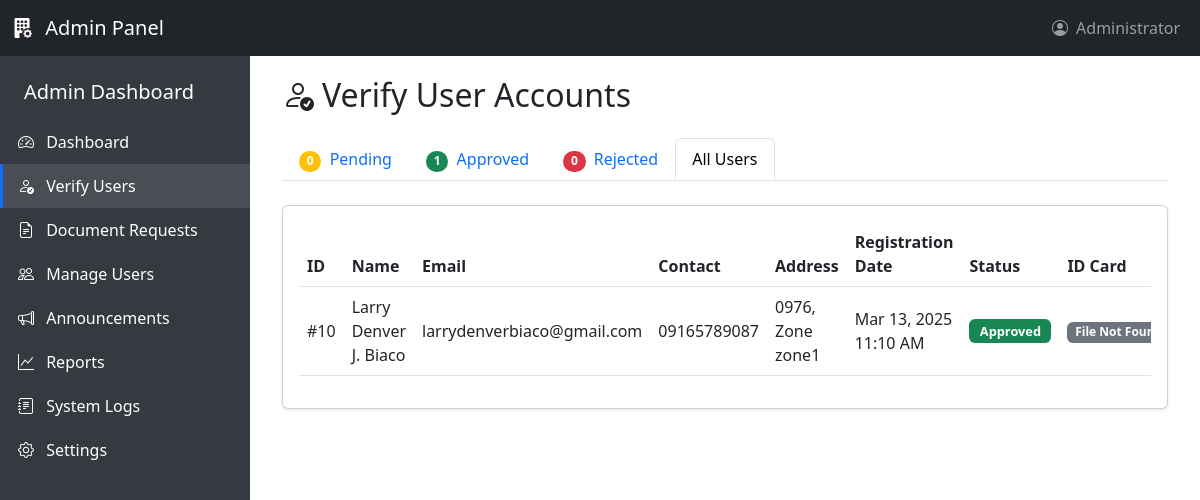
The page /Admin/view/verify-users.php?status=all on the database its author committed.
### tables this page shows
CREATE TABLE `users` (
  `user_id` int(11) NOT NULL,
  `email` varchar(100) NOT NULL,
  `password` varchar(255) NOT NULL,
  `first_name` varchar(50) NOT NULL,
  `middle_name` varchar(50) DEFAULT NULL,
  `last_name` varchar(50) NOT NULL,
  `birthday` date NOT NULL,
  `gender` enum('male','female','other') NOT NULL,
  `contact_number` varchar(15) NOT NULL,
  `zone` varchar(20) NOT NULL,
  `house_number` varchar(50) NOT NULL,
  `id_path` varchar(255) NOT NULL,
  `user_type` enum('resident','staff','admin') NOT NULL DEFAULT 'resident',
  `status` enum('active','inactive','pending') NOT NULL DEFAULT 'pending',
  `created_at` timestamp NOT NULL DEFAULT current_timestamp(),
  `updated_at` timestamp NOT NULL DEFAULT current_timestamp() ON UPDATE current_timestamp(),
  `profile_pic` varchar(255) DEFAULT NULL
);

### Admin/view/verify-users.php (the view, shortened to what this page needs)
<?php
$servername = "localhost";
$username = "root";
$password = "";
$dbname = "barangay_request_system";
$users = [];
$conn = new mysqli($servername, $username, $password, $dbname);
if ($conn->connect_error) {
    $showAlert = true;
    $alertType = "danger";
    $alertMessage = "Database connection failed: " . $conn->connect_error;
} else {
    $statusFilter = isset($_GET['status']) ? $_GET['status'] : 'pending';
    if ($statusFilter == 'all') {
        $stmt = $conn->prepare("SELECT user_id, email, first_name, middle_name, last_name,
                              contact_number, zone, house_number, id_path, status, created_at
                              FROM users WHERE user_type = 'resident' ORDER BY created_at DESC");
    } else {
        $stmt = $conn->prepare("SELECT user_id, email, first_name, middle_name, last_name,
                              contact_number, zone, house_number, id_path, status, created_at
                              FROM users WHERE user_type = 'resident' AND status = ? ORDER BY created_at DESC");
        $stmt->bind_param("s", $statusFilter);
    }
    $stmt->execute();
    $result = $stmt->get_result();
    while ($row = $result->fetch_assoc()) {
        $users[] = $row;
    }
}
?>
<!DOCTYPE html>
<html lang="en">
<head>
    <link href="https://cdnjs.cloudflare.com/ajax/libs/bootstrap/5.3.0/css/bootstrap.min.css" rel="stylesheet">
    <link rel="stylesheet" href="https://cdnjs.cloudflare.com/ajax/libs/bootstrap-icons/1.10.5/font/bootstrap-icons.min.css">
</head>
<body>
    <nav class="navbar navbar-expand-lg navbar-dark bg-dark fixed-top">
        <div class="container-fluid">
            <a class="navbar-brand" href="#">
                <i class="bi bi-building-fill-gear me-2"></i>
                Admin Panel
            </a>
            <div class="collapse navbar-collapse" id="navbarNav">
                <ul class="navbar-nav ms-auto">
                    <li class="nav-item">
                        <a class="nav-link" href="#">
                            <i class="bi bi-person-circle me-1"></i>
                            Administrator
                        </a>
                    </li>
                </ul>
            </div>
        </div>
    </nav>
    <div class="sidebar">
        <div class="pt-2 pb-4">
            <div class="px-4 py-3">
                <h5 class="mb-0">Admin Dashboard</h5>
            </div>
            <a href="../../admin.php" class="d-block text-decoration-none text-white sidebar-item">
                <i class="bi bi-speedometer2 me-2"></i> Dashboard
            </a>
            <a href="verify-users.php" class="d-block text-decoration-none text-white sidebar-item active">
                <i class="bi bi-person-check me-2"></i> Verify Users
            </a>
            <a href="document-requests.php" class="d-block text-decoration-none text-white sidebar-item">
                <i class="bi bi-file-earmark-text me-2"></i> Document Requests
            </a>
            <a href="manage-users.php" class="d-block text-decoration-none text-white sidebar-item">
                <i class="bi bi-people me-2"></i> Manage Users
            </a>
            <a href="announcements.php" class="d-block text-decoration-none text-white sidebar-item">
                <i class="bi bi-megaphone me-2"></i> Announcements
            </a>
            <a href="reports.php" class="d-block text-decoration-none text-white sidebar-item">
                <i class="bi bi-graph-up me-2"></i> Reports
            </a>
            <a href="system-logs.php" class="d-block text-decoration-none text-white sidebar-item">
                <i class="bi bi-journal-text me-2"></i> System Logs
            </a>
            <a href="settings.php" class="d-block text-decoration-none text-white sidebar-item">
                <i class="bi bi-gear me-2"></i> Settings
            </a>
        </div>
    </div>
    <div class="main-content">
        <div class="container-fluid">
            <h2 class="mb-4"><i class="bi bi-person-check me-2"></i>Verify User Accounts</h2>
            <ul class="nav nav-tabs mb-4">
                <li class="nav-item">
                    <a class="nav-link <?php echo (!isset($_GET['status']) || $_GET['status'] == 'pending') ? 'active' : ''; ?>" href="?status=pending">
                        <span class="badge bg-warning rounded-pill me-1"><?php echo count(array_filter($users, function($u) { return $u['status'] == 'pending'; })); ?></span>
                        Pending
                    </a>
                </li>
                <li class="nav-item">
                    <a class="nav-link <?php echo (isset($_GET['status']) && $_GET['status'] == 'active') ? 'active' : ''; ?>" href="?status=active">
                        <span class="badge bg-success rounded-pill me-1"><?php echo count(array_filter($users, function($u) { return $u['status'] == 'active'; })); ?></span>
                        Approved
                    </a>
                </li>
                <li class="nav-item">
                    <a class="nav-link <?php echo (isset($_GET['status']) && $_GET['status'] == 'inactive') ? 'active' : ''; ?>" href="?status=inactive">
                        <span class="badge bg-danger rounded-pill me-1"><?php echo count(array_filter($users, function($u) { return $u['status'] == 'inactive'; })); ?></span>
                        Rejected
                    </a>
                </li>
                <li class="nav-item">
                    <a class="nav-link <?php echo (isset($_GET['status']) && $_GET['status'] == 'all') ? 'active' : ''; ?>" href="?status=all">
                        All Users
                    </a>
                </li>
            </ul>
            <div class="card shadow-sm">
                <div class="card-body">
                    <?php if (empty($users)): ?>
                        <div class="text-center py-5">
                            <i class="bi bi-inbox-fill text-secondary" style="font-size: 3rem;"></i>
                            <h5 class="mt-3">No users found</h5>
                            <p class="text-muted">There are no users with the selected status</p>
                        </div>
                    <?php else: ?>
                        <div class="table-responsive">
                            <table class="table table-hover align-middle">
                                <thead>
                                    <tr>
                                        <th>ID</th>
                                        <th>Name</th>
                                        <th>Email</th>
                                        <th>Contact</th>
                                        <th>Address</th>
                                        <th>Registration Date</th>
                                        <th>Status</th>
                                        <th>ID Card</th>
                                    </tr>
                                </thead>
                                <tbody>
                                    <?php foreach ($users as $user): ?>
                                    <tr>
                                        <td>#<?php echo $user['user_id']; ?></td>
                                        <td>
                                            <?php
                                                echo htmlspecialchars($user['first_name'] . ' ');
                                                if (!empty($user['middle_name'])) {
                                                    echo htmlspecialchars($user['middle_name'][0] . '. ');
                                                }
                                                echo htmlspecialchars($user['last_name']);
                                            ?>
                                        </td>
                                        <td><?php echo htmlspecialchars($user['email']); ?></td>
                                        <td><?php echo htmlspecialchars($user['contact_number']); ?></td>
                                        <td>
                                            <?php echo htmlspecialchars($user['house_number'] . ', Zone ' . $user['zone']); ?>
                                        </td>
                                        <td><?php echo date('M d, Y g:i A', strtotime($user['created_at'])); ?></td>
                                        <td>
                                            <?php if ($user['status'] == 'pending'): ?>
                                                <span class="badge bg-warning text-dark status-badge">Pending</span>
                                            <?php elseif ($user['status'] == 'active'): ?>
                                                <span class="badge bg-success status-badge">Approved</span>
                                            <?php elseif ($user['status'] == 'inactive'): ?>
                                                <span class="badge bg-danger status-badge">Rejected</span>
                                            <?php endif; ?>
                                        </td>
                                        <td>
                                            <?php if (file_exists('../../' . $user['id_path'])): ?>
                                                <img src="../../<?php echo $user['id_path']; ?>" alt="ID Card" class="id-image img-thumbnail"
                                                     data-bs-toggle="modal" data-bs-target="#idModal<?php echo $user['user_id']; ?>">
                                            <?php else: ?>
                                                <span class="badge bg-secondary">File Not Found</span>
                                            <?php endif; ?>
                                        </td>
                                    </tr>
                                    <?php endforeach; ?>
                                </tbody>
                            </table>
                        </div>
                    <?php endif; ?>
                </div>
            </div>
        </div>
    </div>
</body>
</html>

### Admin/view/verify-users.php (style rules this page uses)
.sidebar { height: 100vh; position: fixed; top: 0; left: 0; width: 250px; padding-top: 56px; background-color: #343a40; color: white; }
.sidebar-item { padding: 10px 15px; border-left: 3px solid transparent; }
.sidebar-item.active { background-color: rgba(255, 255, 255, 0.1); border-left-color: #0d6efd; }
.main-content { margin-left: 250px; padding: 20px; padding-top: 76px; }
.status-badge { font-size: 0.8rem; padding: 0.35rem 0.65rem; }

### rows shown on the page
users: status "0", status "1", user_id "10", first_name "Larry Denver", middle_name "J.", last_name "Biaco", email "larrydenverbiaco@gmail.com", contact_number "09165789087", house_number+zone "0976, Zone zone1", created_at "Mar 13, 2025 11:10 AM", shows "Approved", shows "File Not…"
